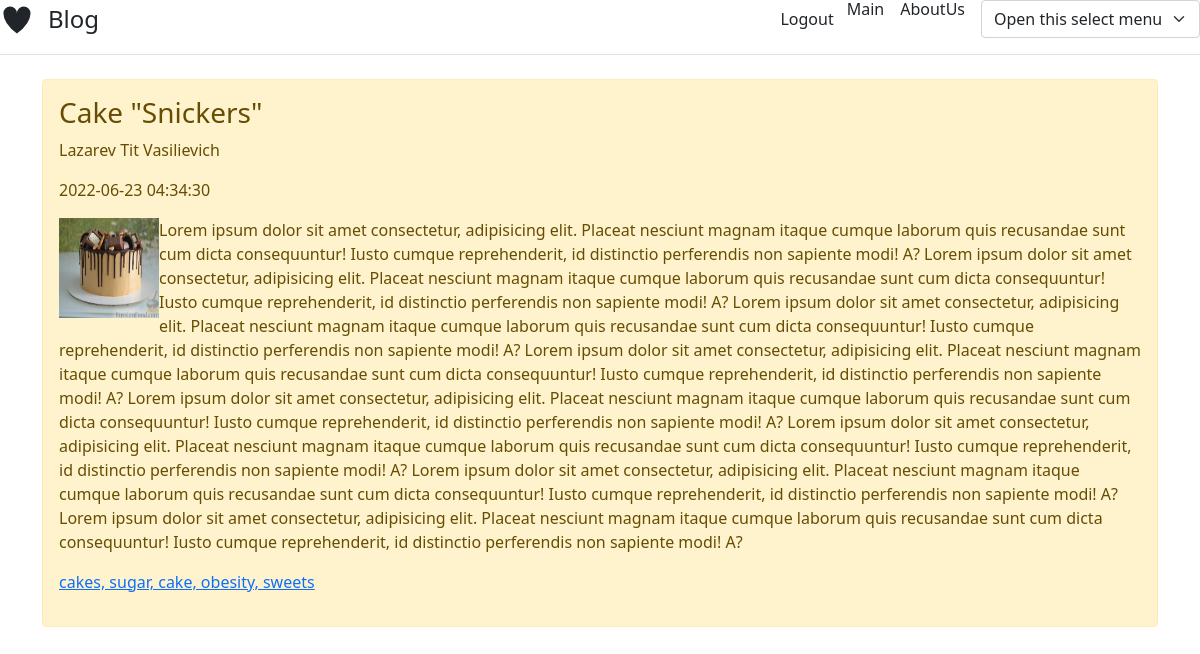
/blog_cake_php/articles/tort4.php, run on the app's committed database.
### tables this page shows
CREATE TABLE `blog_tb` (
  `id` int NOT NULL,
  `title` varchar(255) DEFAULT NULL,
  `content` text,
  `author` varchar(255) DEFAULT NULL,
  `tags` varchar(255) DEFAULT NULL,
  `date` datetime NOT NULL DEFAULT CURRENT_TIMESTAMP,
  `image` varchar(255) DEFAULT NULL
);

### blog_cake_php/articles/tort4.php (the view, shortened to what this page needs)
<?php
                     include "../header/header.php";
                     include "../db_config.php";
                     $sql = "SELECT * FROM blog_tb WHERE id = 4"; if($result = $conn->query($sql)){
                     foreach($result as $row){
                     echo '<div class="alert alert-warning mt-2">';
                     echo '<h3>' . $row['title'] . '</h3>';
                     echo '<p>' . $row['author'] . '</p>';
                     echo '<p>' . $row['date'] . '</p>';
                     echo '<img style="float: left;" src = "../' . $row['image'] . '" width = "100px" height = "100px"/>';
                     echo '<p>' . $row['content'] . '</p>';
                     echo '<p><a href="index.php">' . $row['tags'] . '</a></p>';
                     echo '</div>';
                    } $result->free();
                    } else{
                    echo "Errors: " . $conn->error;
                    }
                    include "../footer/footer.php";
                    ?>

### data on the page
blog_tb: title "Cake \"Snickers\"", author "Lazarev Tit Vasilievich", date "2022-06-23 04:34:30", image (picture), content "Lorem ipsum dolor sit amet consectetur, adipisicing elit. Placeat nesciunt magnam itaque cumque laborum quis recusandae sunt cum dicta consequuntur! Iusto cumque reprehenderit, id distinctio perferendis non sapiente modi! A? Lorem ipsum dolor sit amet consectetur, adipisicing elit. Placeat nesciunt magnam itaque cumque laborum quis recusandae sunt cum dicta consequuntur! Iusto cumque reprehenderit, id distinctio perferendis non sapiente modi! A? Lorem ipsum dolor sit amet consectetur, adipisicing elit. Placeat nesciunt magnam itaque cumque laborum quis recusandae sunt cum dicta consequuntur! Iusto cumque reprehenderit, id distinctio perferendis non sapiente modi! A? Lorem ipsum dolor sit…", tags "cakes, sugar, cake, obesity, sweets"
